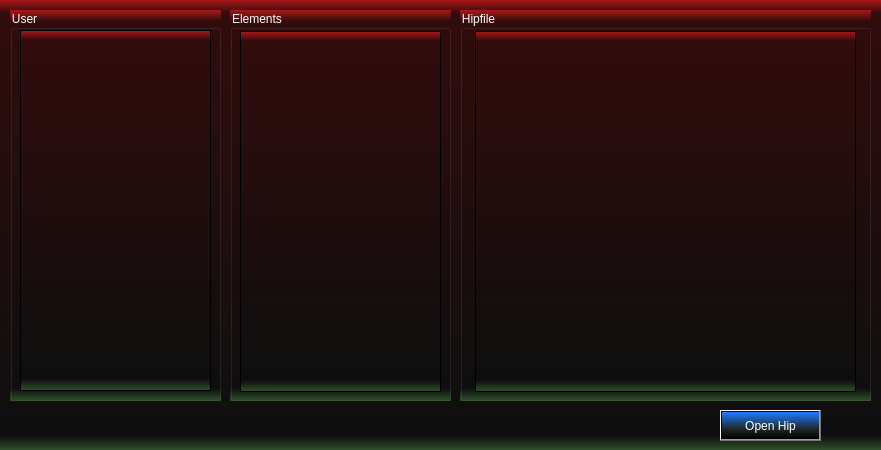
<?xml version="1.0" encoding="UTF-8"?>
<ui version="4.0">
 <class>Form</class>
 <widget class="QWidget" name="Form">
  <property name="geometry">
   <rect>
    <x>0</x>
    <y>0</y>
    <width>881</width>
    <height>450</height>
   </rect>
  </property>
  <property name="minimumSize">
   <size>
    <width>881</width>
    <height>450</height>
   </size>
  </property>
  <property name="windowTitle">
   <string>Form</string>
  </property>
  <property name="styleSheet">
   <string notr="true">background-color: qlineargradient(spread:pad, x1:1, y1:1, x2:1, y2:0, stop:0 rgba(48, 84, 44, 255), stop:0.0340909 rgba(14, 14, 14, 255), stop:0.971591 rgba(50, 12, 12, 255), stop:1 rgba(173, 24, 24, 255));

selection-background-color: rgb(155, 84, 255);</string>
  </property>
  <widget class="QGroupBox" name="groupBox">
   <property name="geometry">
    <rect>
     <x>10</x>
     <y>10</y>
     <width>211</width>
     <height>391</height>
    </rect>
   </property>
   <property name="styleSheet">
    <string notr="true">
color: rgb(255, 255, 255);</string>
   </property>
   <property name="title">
    <string>User</string>
   </property>
   <widget class="QListWidget" name="listUser">
    <property name="geometry">
     <rect>
      <x>10</x>
      <y>20</y>
      <width>191</width>
      <height>361</height>
     </rect>
    </property>
    <property name="tabKeyNavigation">
     <bool>true</bool>
    </property>
    <property name="alternatingRowColors">
     <bool>true</bool>
    </property>
    <property name="viewMode">
     <enum>QListView::ListMode</enum>
    </property>
    <property name="sortingEnabled">
     <bool>true</bool>
    </property>
   </widget>
  </widget>
  <widget class="QGroupBox" name="groupBox_2">
   <property name="geometry">
    <rect>
     <x>230</x>
     <y>10</y>
     <width>221</width>
     <height>391</height>
    </rect>
   </property>
   <property name="styleSheet">
    <string notr="true">
color: rgb(255, 255, 255);</string>
   </property>
   <property name="title">
    <string>Elements</string>
   </property>
   <widget class="QListWidget" name="listElement">
    <property name="geometry">
     <rect>
      <x>10</x>
      <y>21</y>
      <width>201</width>
      <height>361</height>
     </rect>
    </property>
    <property name="sortingEnabled">
     <bool>true</bool>
    </property>
   </widget>
  </widget>
  <widget class="QGroupBox" name="groupBox_3">
   <property name="geometry">
    <rect>
     <x>460</x>
     <y>10</y>
     <width>411</width>
     <height>391</height>
    </rect>
   </property>
   <property name="styleSheet">
    <string notr="true">
color: rgb(255, 255, 255);</string>
   </property>
   <property name="title">
    <string>Hipfile</string>
   </property>
   <widget class="QListWidget" name="listFile">
    <property name="geometry">
     <rect>
      <x>15</x>
      <y>21</y>
      <width>381</width>
      <height>361</height>
     </rect>
    </property>
    <property name="sortingEnabled">
     <bool>true</bool>
    </property>
   </widget>
  </widget>
  <widget class="QPushButton" name="btnOpen">
   <property name="geometry">
    <rect>
     <x>720</x>
     <y>410</y>
     <width>101</width>
     <height>31</height>
    </rect>
   </property>
   <property name="styleSheet">
    <string notr="true">border-left-color: rgb(0, 255, 0);
background-color: qlineargradient(spread:reflect, x1:0, y1:1, x2:0, y2:0, stop:0 rgba(0, 0, 0, 255), stop:0.340909 rgba(38, 46, 43, 165), stop:0.988636 rgba(32, 123, 255, 255), stop:1 rgba(102, 255, 126, 255));
selection-background-color: qlineargradient(spread:pad, x1:1, y1:1, x2:1, y2:0, stop:0 rgba(236, 70, 46, 255), stop:0.323864 rgba(14, 14, 14, 255), stop:1 rgba(50, 12, 12, 142));

color: rgb(255, 255, 255);</string>
   </property>
   <property name="text">
    <string>Open Hip</string>
   </property>
  </widget>
 </widget>
 <resources/>
 <connections>
  <connection>
   <sender>listFile</sender>
   <signal>clicked(QModelIndex)</signal>
   <receiver>btnOpen</receiver>
   <slot>show()</slot>
   <hints>
    <hint type="sourcelabel">
     <x>641</x>
     <y>224</y>
    </hint>
    <hint type="destinationlabel">
     <x>760</x>
     <y>432</y>
    </hint>
   </hints>
  </connection>
 </connections>
</ui>
